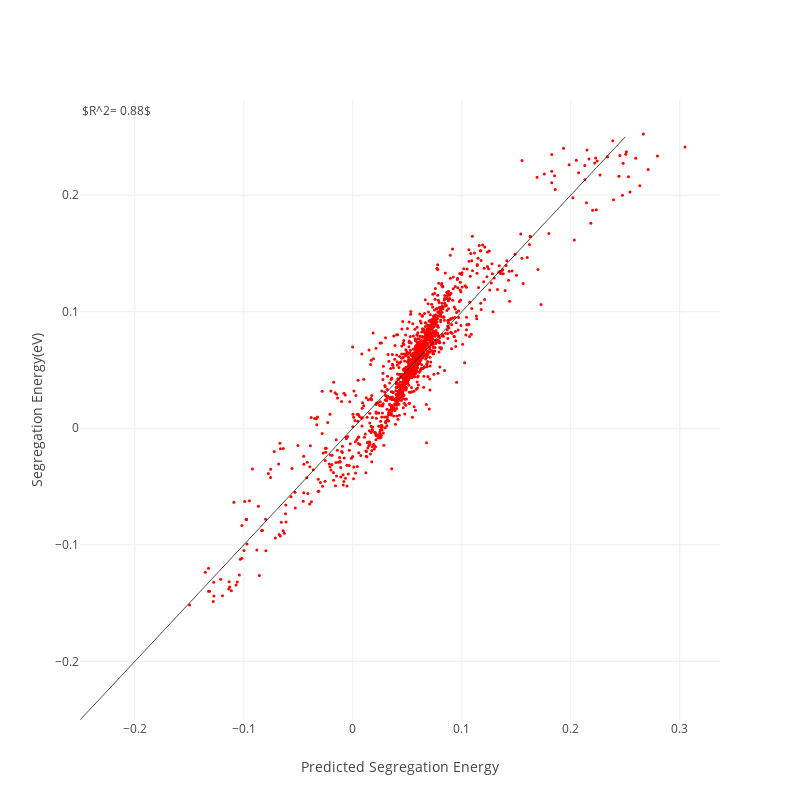

The notebook cell this image was saved under:
### Code cell
#draw correlation
main = go.Scatter(x = Y_pre_test, 
          y = Y_test, 
          marker={'color':'red', 'symbol':'circle','size':3}, 
          mode='markers'
         )

data = [main]

layout = go.Layout(autosize = False, 
           height = 800,
           width = 800, 
           xaxis={'title':"Predicted Segregation Energy", 'zeroline':False},
           yaxis = {'title':'Segregation Energy(eV)', 'zeroline':False},
           annotations = [
                   dict(
                   x = 0,
                   y = 1,
                   xref = 'paper',
                   yref = 'paper',
                   text = '$R^2= %4.2f$'%(R_squared),
                   showarrow = False,
                   font = dict(size = 12)
                   )
               ],
           shapes =[{'type':'line', 
                    'x0':-0.25,
                    'x1':0.25,
                    'y0':-0.25,
                    'y1':0.25,
                    'line':{'width':0.7}
            }],
          )
plot = py.iplot(go.Figure(data = data, layout = layout))

### Figure 1 — Plotly figure (JSON) as saved in the notebook; plotly's stock layout.template omitted (floating-point values rounded to 4 significant figures; data arrays with more than 128 entries replaced by an {"elided": "..."} marker saying what was removed)
{"data": [{"marker": {"color": "red", "size": 3, "symbol": "circle"}, "mode": "markers", "type": "scatter", "uid": "9501d8e2-3118-4ba7-a7de-4b7cf3c3d3a4", "x": {"elided": "2135 float values"}, "y": {"elided": "2135 float values"}}], "layout": {"annotations": [{"font": {"size": 12}, "showarrow": false, "text": "$R^2= 0.88$", "x": 0, "xref": "paper", "y": 1, "yref": "paper"}], "autosize": false, "height": 800, "shapes": [{"line": {"width": 0.7}, "type": "line", "x0": -0.25, "x1": 0.25, "y0": -0.25, "y1": 0.25}], "width": 800, "xaxis": {"autorange": true, "range": [-0.2503, 0.3369], "title": {"text": "Predicted Segregation Energy"}, "type": "linear", "zeroline": false}, "yaxis": {"autorange": true, "range": [-0.2503, 0.2817], "title": {"text": "Segregation Energy(eV)"}, "type": "linear", "zeroline": false}}}
